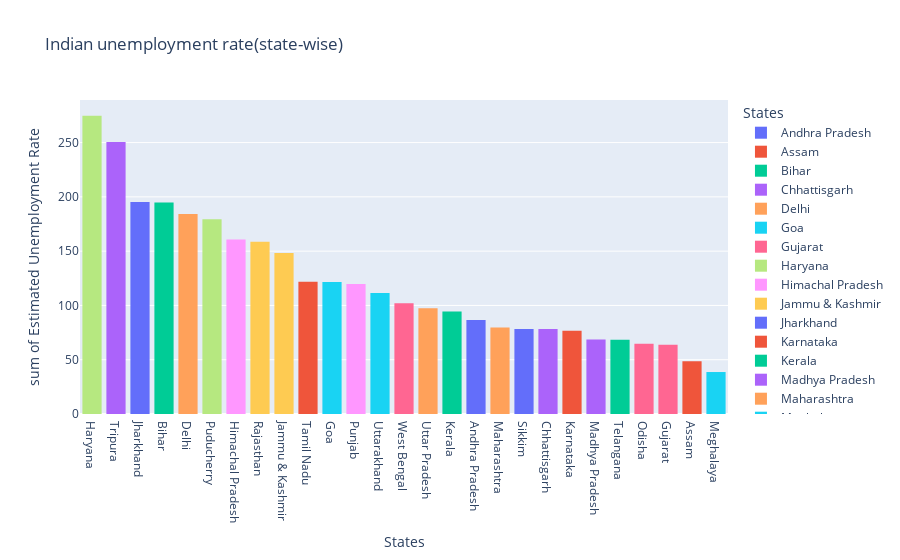

Source (notebook cell):
### Code cell
fg=px.histogram(data,x='States',y='Estimated Unemployment Rate',title='Indian unemployment rate(state-wise)',template='plotly',color='States')
fg.update_layout(xaxis={'categoryorder':'total descending'})
fg.show()

### Figure 1 — Plotly figure (JSON) as saved in the notebook; plotly's stock layout.template omitted (floating-point values rounded to 4 significant figures)
{"data": [{"alignmentgroup": "True", "bingroup": "x", "histfunc": "sum", "hovertemplate": "States=%{x}<br>sum of Estimated Unemployment Rate=%{y}<extra></extra>", "legendgroup": "Andhra Pradesh", "marker": {"color": "#636efa", "pattern": {"shape": ""}}, "name": "Andhra Pradesh", "offsetgroup": "Andhra Pradesh", "orientation": "v", "showlegend": true, "type": "histogram", "x": ["Andhra Pradesh", "Andhra Pradesh", "Andhra Pradesh", "Andhra Pradesh", "Andhra Pradesh", "Andhra Pradesh", "Andhra Pradesh", "Andhra Pradesh", "Andhra Pradesh", "Andhra Pradesh"], "xaxis": "x", "y": [5.48, 5.83, 5.79, 20.51, 17.43, 3.31, 8.34, 6.96, 6.4, 6.59], "yaxis": "y"}, {"alignmentgroup": "True", "bingroup": "x", "histfunc": "sum", "hovertemplate": "States=%{x}<br>sum of Estimated Unemployment Rate=%{y}<extra></extra>", "legendgroup": "Assam", "marker": {"color": "#EF553B", "pattern": {"shape": ""}}, "name": "Assam", "offsetgroup": "Assam", "orientation": "v", "showlegend": true, "type": "histogram", "x": ["Assam", "Assam", "Assam", "Assam", "Assam", "Assam", "Assam", "Assam", "Assam", "Assam"], "xaxis": "x", "y": [4.66, 4.41, 4.77, 11.06, 9.55, 0.6, 3.77, 5.53, 1.19, 3.02], "yaxis": "y"}, {"alignmentgroup": "True", "bingroup": "x", "histfunc": "sum", "hovertemplate": "States=%{x}<br>sum of Estimated Unemployment Rate=%{y}<extra></extra>", "legendgroup": "Bihar", "marker": {"color": "#00cc96", "pattern": {"shape": ""}}, "name": "Bihar", "offsetgroup": "Bihar", "orientation": "v", "showlegend": true, "type": "histogram", "x": ["Bihar", "Bihar", "Bihar", "Bihar", "Bihar", "Bihar", "Bihar", "Bihar", "Bihar", "Bihar"], "xaxis": "x", "y": [10.61, 10.29, 15.43, 46.64, 45.96, 17.82, 12.79, 13.44, 11.91, 9.82], "yaxis": "y"}, {"alignmentgroup": "True", "bingroup": "x", "histfunc": "sum", "hovertemplate": "States=%{x}<br>sum of Estimated Unemployment Rate=%{y}<extra></extra>", "legendgroup": "Chhattisgarh", "marker": {"color": "#ab63fa", "pattern": {"shape": ""}}, "name": "Chhattisgarh", "offsetgroup": "Chhattisgarh", "orientation": "v", "showlegend": true, "type": "histogram", "x": ["Chhattisgarh", "Chhattisgarh", "Chhattisgarh", "Chhattisgarh", "Chhattisgarh", "Chhattisgarh", "Chhattisgarh", "Chhattisgarh", "Chhattisgarh", "Chhattisgarh"], "xaxis": "x", "y": [9.65, 8.38, 7.54, 3.41, 10.5, 14.23, 10.27, 5.63, 1.96, 6.62], "yaxis": "y"}, {"alignmentgroup": "True", "bingroup": "x", "histfunc": "sum", "hovertemplate": "States=%{x}<br>sum of Estimated Unemployment Rate=%{y}<extra></extra>", "legendgroup": "Delhi", "marker": {"color": "#FFA15A", "pattern": {"shape": ""}}, "name": "Delhi", "offsetgroup": "Delhi", "orientation": "v", "showlegend": true, "type": "histogram", "x": ["Delhi", "Delhi", "Delhi", "Delhi", "Delhi", "Delhi", "Delhi", "Delhi", "Delhi", "Delhi"], "xaxis": "x", "y": [22.23, 14.84, 17.04, 16.68, 42.27, 18.19, 20.3, 13.79, 12.53, 6.27], "yaxis": "y"}, {"alignmentgroup": "True", "bingroup": "x", "histfunc": "sum", "hovertemplate": "States=%{x}<br>sum of Estimated Unemployment Rate=%{y}<extra></extra>", "legendgroup": "Goa", "marker": {"color": "#19d3f3", "pattern": {"shape": ""}}, "name": "Goa", "offsetgroup": "Goa", "orientation": "v", "showlegend": true, "type": "histogram", "x": ["Goa", "Goa", "Goa", "Goa", "Goa", "Goa", "Goa", "Goa", "Goa", "Goa"], "xaxis": "x", "y": [8.89, 2.81, 5.25, 13.31, 21.25, 9.96, 17.07, 16.21, 15.38, 11.54], "yaxis": "y"}, {"alignmentgroup": "True", "bingroup": "x", "histfunc": "sum", "hovertemplate": "States=%{x}<br>sum of Estimated Unemployment Rate=%{y}<extra></extra>", "legendgroup": "Gujarat", "marker": {"color": "#FF6692", "pattern": {"shape": ""}}, "name": "Gujarat", "offsetgroup": "Gujarat", "orientation": "v", "showlegend": true, "type": "histogram", "x": ["Gujarat", "Gujarat", "Gujarat", "Gujarat", "Gujarat", "Gujarat", "Gujarat", "Gujarat", "Gujarat", "Gujarat"], "xaxis": "x", "y": [5.54, 6.38, 6.66, 18.71, 12.11, 3.2, 1.84, 1.87, 3.42, 4.03], "yaxis": "y"}, {"alignmentgroup": "True", "bingroup": "x", "histfunc": "sum", "hovertemplate": "States=%{x}<br>sum of Estimated Unemployment Rate=%{y}<extra></extra>", "legendgroup": "Haryana", "marker": {"color": "#B6E880", "pattern": {"shape": ""}}, "name": "Haryana", "offsetgroup": "Haryana", "orientation": "v", "showlegend": true, "type": "histogram", "x": ["Haryana", "Haryana", "Haryana", "Haryana", "Haryana", "Haryana", "Haryana", "Haryana", "Haryana", "Haryana"], "xaxis": "x", "y": [20.34, 25.77, 25.05, 43.22, 29.02, 26.7, 24.18, 33.5, 19.68, 27.31], "yaxis": "y"}, {"alignmentgroup": "True", "bingroup": "x", "histfunc": "sum", "hovertemplate": "States=%{x}<br>sum of Estimated Unemployment Rate=%{y}<extra></extra>", "legendgroup": "Himachal Pradesh", "marker": {"color": "#FF97FF", "pattern": {"shape": ""}}, "name": "Himachal Pradesh", "offsetgroup": "Himachal Pradesh", "orientation": "v", "showlegend": true, "type": "histogram", "x": ["Himachal Pradesh", "Himachal Pradesh", "Himachal Pradesh", "Himachal Pradesh", "Himachal Pradesh", "Himachal Pradesh", "Himachal Pradesh", "Himachal Pradesh", "Himachal Pradesh", "Himachal Pradesh"], "xaxis": "x", "y": [16.83, 16.84, 18.76, 2.2, 26.95, 13.47, 24.31, 15.79, 12.04, 13.46], "yaxis": "y"}, {"alignmentgroup": "True", "bingroup": "x", "histfunc": "sum", "hovertemplate": "States=%{x}<br>sum of Estimated Unemployment Rate=%{y}<extra></extra>", "legendgroup": "Jammu & Kashmir", "marker": {"color": "#FECB52", "pattern": {"shape": ""}}, "name": "Jammu & Kashmir", "offsetgroup": "Jammu & Kashmir", "orientation": "v", "showlegend": true, "type": "histogram", "x": ["Jammu & Kashmir", "Jammu & Kashmir", "Jammu & Kashmir", "Jammu & Kashmir", "Jammu & Kashmir", "Jammu & Kashmir", "Jammu & Kashmir", "Jammu & Kashmir", "Jammu & Kashmir"], "xaxis": "x", "y": [21.08, 20.78, 15.5, 18.74, 17.92, 10.88, 11.09, 16.17, 16.14], "yaxis": "y"}, {"alignmentgroup": "True", "bingroup": "x", "histfunc": "sum", "hovertemplate": "States=%{x}<br>sum of Estimated Unemployment Rate=%{y}<extra></extra>", "legendgroup": "Jharkhand", "marker": {"color": "#636efa", "pattern": {"shape": ""}}, "name": "Jharkhand", "offsetgroup": "Jharkhand", "orientation": "v", "showlegend": true, "type": "histogram", "x": ["Jharkhand", "Jharkhand", "Jharkhand", "Jharkhand", "Jharkhand", "Jharkhand", "Jharkhand", "Jharkhand", "Jharkhand", "Jharkhand"], "xaxis": "x", "y": [10.61, 11.85, 8.23, 47.09, 59.23, 20.95, 7.63, 9.76, 8.24, 11.8], "yaxis": "y"}, {"alignmentgroup": "True", "bingroup": "x", "histfunc": "sum", "hovertemplate": "States=%{x}<br>sum of Estimated Unemployment Rate=%{y}<extra></extra>", "legendgroup": "Karnataka", "marker": {"color": "#EF553B", "pattern": {"shape": ""}}, "name": "Karnataka", "offsetgroup": "Karnataka", "orientation": "v", "showlegend": true, "type": "histogram", "x": ["Karnataka", "Karnataka", "Karnataka", "Karnataka", "Karnataka", "Karnataka", "Karnataka", "Karnataka", "Karnataka", "Karnataka"], "xaxis": "x", "y": [2.86, 3.61, 3.46, 29.84, 19.97, 8.44, 4.01, 0.5, 2.41, 1.58], "yaxis": "y"}, {"alignmentgroup": "True", "bingroup": "x", "histfunc": "sum", "hovertemplate": "States=%{x}<br>sum of Estimated Unemployment Rate=%{y}<extra></extra>", "legendgroup": "Kerala", "marker": {"color": "#00cc96", "pattern": {"shape": ""}}, "name": "Kerala", "offsetgroup": "Kerala", "orientation": "v", "showlegend": true, "type": "histogram", "x": ["Kerala", "Kerala", "Kerala", "Kerala", "Kerala", "Kerala", "Kerala", "Kerala", "Kerala", "Kerala"], "xaxis": "x", "y": [5.31, 7.6, 8.99, 16.99, 17.88, 9.71, 7.09, 10.98, 5.91, 3.88], "yaxis": "y"}, {"alignmentgroup": "True", "bingroup": "x", "histfunc": "sum", "hovertemplate": "States=%{x}<br>sum of Estimated Unemployment Rate=%{y}<extra></extra>", "legendgroup": "Madhya Pradesh", "marker": {"color": "#ab63fa", "pattern": {"shape": ""}}, "name": "Madhya Pradesh", "offsetgroup": "Madhya Pradesh", "orientation": "v", "showlegend": true, "type": "histogram", "x": ["Madhya Pradesh", "Madhya Pradesh", "Madhya Pradesh", "Madhya Pradesh", "Madhya Pradesh", "Madhya Pradesh", "Madhya Pradesh", "Madhya Pradesh", "Madhya Pradesh", "Madhya Pradesh"], "xaxis": "x", "y": [4.11, 4.57, 2.22, 12.36, 21.98, 6.48, 5.08, 4.7, 3.91, 3.13], "yaxis": "y"}, {"alignmentgroup": "True", "bingroup": "x", "histfunc": "sum", "hovertemplate": "States=%{x}<br>sum of Estimated Unemployment Rate=%{y}<extra></extra>", "legendgroup": "Maharashtra", "marker": {"color": "#FFA15A", "pattern": {"shape": ""}}, "name": "Maharashtra", "offsetgroup": "Maharashtra", "orientation": "v", "showlegend": true, "type": "histogram", "x": ["Maharashtra", "Maharashtra", "Maharashtra", "Maharashtra", "Maharashtra", "Maharashtra", "Maharashtra", "Maharashtra", "Maharashtra", "Maharashtra"], "xaxis": "x", "y": [4.95, 4.69, 5.79, 20.9, 15.46, 9.23, 3.89, 6.23, 4.55, 4.1], "yaxis": "y"}, {"alignmentgroup": "True", "bingroup": "x", "histfunc": "sum", "hovertemplate": "States=%{x}<br>sum of Estimated Unemployment Rate=%{y}<extra></extra>", "legendgroup": "Meghalaya", "marker": {"color": "#19d3f3", "pattern": {"shape": ""}}, "name": "Meghalaya", "offsetgroup": "Meghalaya", "orientation": "v", "showlegend": true, "type": "histogram", "x": ["Meghalaya", "Meghalaya", "Meghalaya", "Meghalaya", "Meghalaya", "Meghalaya", "Meghalaya", "Meghalaya", "Meghalaya", "Meghalaya"], "xaxis": "x", "y": [1.66, 3.59, 1.58, 10.03, 5.92, 1.15, 2.1, 3.74, 4.29, 4.6], "yaxis": "y"}, {"alignmentgroup": "True", "bingroup": "x", "histfunc": "sum", "hovertemplate": "States=%{x}<br>sum of Estimated Unemployment Rate=%{y}<extra></extra>", "legendgroup": "Odisha", "marker": {"color": "#FF6692", "pattern": {"shape": ""}}, "name": "Odisha", "offsetgroup": "Odisha", "orientation": "v", "showlegend": true, "type": "histogram", "x": ["Odisha", "Odisha", "Odisha", "Odisha", "Odisha", "Odisha", "Odisha", "Odisha", "Odisha", "Odisha"], "xaxis": "x", "y": [1.9, 3.12, 13.08, 23.76, 11.41, 3.77, 1.88, 1.42, 2.1, 2.18], "yaxis": "y"}, {"alignmentgroup": "True", "bingroup": "x", "histfunc": "sum", "hovertemplate": "States=%{x}<br>sum of Estimated Unemployment Rate=%{y}<extra></extra>", "legendgroup": "Puducherry", "marker": {"color": "#B6E880", "pattern": {"shape": ""}}, "name": "Puducherry", "offsetgroup": "Puducherry", "orientation": "v", "showlegend": true, "type": "histogram", "x": ["Puducherry", "Puducherry", "Puducherry", "Puducherry", "Puducherry", "Puducherry", "Puducherry", "Puducherry", "Puducherry", "Puducherry"], "xaxis": "x", "y": [0.58, 1.76, 1.2, 75.85, 58.19, 4.24, 15.47, 5.05, 10.9, 6.18], "yaxis": "y"}, {"alignmentgroup": "True", "bingroup": "x", "histfunc": "sum", "hovertemplate": "States=%{x}<br>sum of Estimated Unemployment Rate=%{y}<extra></extra>", "legendgroup": "Punjab", "marker": {"color": "#FF97FF", "pattern": {"shape": ""}}, "name": "Punjab", "offsetgroup": "Punjab", "orientation": "v", "showlegend": true, "type": "histogram", "x": ["Punjab", "Punjab", "Punjab", "Punjab", "Punjab", "Punjab", "Punjab", "Punjab", "Punjab", "Punjab"], "xaxis": "x", "y": [11.11, 10.97, 10.32, 2.86, 28.33, 16.55, 9.19, 10.99, 9.61, 9.88], "yaxis": "y"}, {"alignmentgroup": "True", "bingroup": "x", "histfunc": "sum", "hovertemplate": "States=%{x}<br>sum of Estimated Unemployment Rate=%{y}<extra></extra>", "legendgroup": "Rajasthan", "marker": {"color": "#FECB52", "pattern": {"shape": ""}}, "name": "Rajasthan", "offsetgroup": "Rajasthan", "orientation": "v", "showlegend": true, "type": "histogram", "x": ["Rajasthan", "Rajasthan", "Rajasthan", "Rajasthan", "Rajasthan", "Rajasthan", "Rajasthan", "Rajasthan", "Rajasthan", "Rajasthan"], "xaxis": "x", "y": [10.97, 15.16, 11.9, 17.7, 15.74, 14.39, 15.81, 17.51, 15.35, 24.15], "yaxis": "y"}, {"alignmentgroup": "True", "bingroup": "x", "histfunc": "sum", "hovertemplate": "States=%{x}<br>sum of Estimated Unemployment Rate=%{y}<extra></extra>", "legendgroup": "Sikkim", "marker": {"color": "#636efa", "pattern": {"shape": ""}}, "name": "Sikkim", "offsetgroup": "Sikkim", "orientation": "v", "showlegend": true, "type": "histogram", "x": ["Sikkim", "Sikkim", "Sikkim", "Sikkim", "Sikkim", "Sikkim", "Sikkim", "Sikkim"], "xaxis": "x", "y": [23.57, 2.28, 24.51, 4.46, 4.45, 12.49, 5.7, 0.88], "yaxis": "y"}, {"alignmentgroup": "True", "bingroup": "x", "histfunc": "sum", "hovertemplate": "States=%{x}<br>sum of Estimated Unemployment Rate=%{y}<extra></extra>", "legendgroup": "Tamil Nadu", "marker": {"color": "#EF553B", "pattern": {"shape": ""}}, "name": "Tamil Nadu", "offsetgroup": "Tamil Nadu", "orientation": "v", "showlegend": true, "type": "histogram", "x": ["Tamil Nadu", "Tamil Nadu", "Tamil Nadu", "Tamil Nadu", "Tamil Nadu", "Tamil Nadu", "Tamil Nadu", "Tamil Nadu", "Tamil Nadu", "Tamil Nadu"], "xaxis": "x", "y": [1.57, 2.09, 6.4, 49.83, 33.16, 12.2, 6.81, 2.65, 5, 2.16], "yaxis": "y"}, {"alignmentgroup": "True", "bingroup": "x", "histfunc": "sum", "hovertemplate": "States=%{x}<br>sum of Estimated Unemployment Rate=%{y}<extra></extra>", "legendgroup": "Telangana", "marker": {"color": "#00cc96", "pattern": {"shape": ""}}, "name": "Telangana", "offsetgroup": "Telangana", "orientation": "v", "showlegend": true, "type": "histogram", "x": ["Telangana", "Telangana", "Telangana", "Telangana", "Telangana", "Telangana", "Telangana", "Telangana", "Telangana", "Telangana"], "xaxis": "x", "y": [5.49, 8.29, 5.77, 6.25, 14.7, 10.55, 5.36, 5.79, 3.27, 2.86], "yaxis": "y"}, {"alignmentgroup": "True", "bingroup": "x", "histfunc": "sum", "hovertemplate": "States=%{x}<br>sum of Estimated Unemployment Rate=%{y}<extra></extra>", "legendgroup": "Tripura", "marker": {"color": "#ab63fa", "pattern": {"shape": ""}}, "name": "Tripura", "offsetgroup": "Tripura", "orientation": "v", "showlegend": true, "type": "histogram", "x": ["Tripura", "Tripura", "Tripura", "Tripura", "Tripura", "Tripura", "Tripura", "Tripura", "Tripura", "Tripura"], "xaxis": "x", "y": [32.67, 28.4, 29.95, 41.23, 21.51, 21.71, 18.24, 27.92, 17.35, 11.57], "yaxis": "y"}, {"alignmentgroup": "True", "bingroup": "x", "histfunc": "sum", "hovertemplate": "States=%{x}<br>sum of Estimated Unemployment Rate=%{y}<extra></extra>", "legendgroup": "Uttar Pradesh", "marker": {"color": "#FFA15A", "pattern": {"shape": ""}}, "name": "Uttar Pradesh", "offsetgroup": "Uttar Pradesh", "orientation": "v", "showlegend": true, "type": "histogram", "x": ["Uttar Pradesh", "Uttar Pradesh", "Uttar Pradesh", "Uttar Pradesh", "Uttar Pradesh", "Uttar Pradesh", "Uttar Pradesh", "Uttar Pradesh", "Uttar Pradesh", "Uttar Pradesh"], "xaxis": "x", "y": [7.58, 8.98, 10.11, 21.54, 20.41, 9.47, 5.56, 5.79, 4.18, 3.75], "yaxis": "y"}, {"alignmentgroup": "True", "bingroup": "x", "histfunc": "sum", "hovertemplate": "States=%{x}<br>sum of Estimated Unemployment Rate=%{y}<extra></extra>", "legendgroup": "Uttarakhand", "marker": {"color": "#19d3f3", "pattern": {"shape": ""}}, "name": "Uttarakhand", "offsetgroup": "Uttarakhand", "orientation": "v", "showlegend": true, "type": "histogram", "x": ["Uttarakhand", "Uttarakhand", "Uttarakhand", "Uttarakhand", "Uttarakhand", "Uttarakhand", "Uttarakhand", "Uttarakhand", "Uttarakhand", "Uttarakhand"], "xaxis": "x", "y": [5.49, 4.99, 19.85, 6.48, 8.01, 8.61, 12.38, 14.26, 22.26, 9.23], "yaxis": "y"}, {"alignmentgroup": "True", "bingroup": "x", "histfunc": "sum", "hovertemplate": "States=%{x}<br>sum of Estimated Unemployment Rate=%{y}<extra></extra>", "legendgroup": "West Bengal", "marker": {"color": "#FF6692", "pattern": {"shape": ""}}, "name": "West Bengal", "offsetgroup": "West Bengal", "orientation": "v", "showlegend": true, "type": "histogram", "x": ["West Bengal", "West Bengal", "West Bengal", "West Bengal", "West Bengal", "West Bengal", "West Bengal", "West Bengal", "West Bengal", "West Bengal"], "xaxis": "x", "y": [6.94, 4.92, 6.92, 17.41, 17.41, 7.29, 6.83, 14.87, 9.35, 9.98], "yaxis": "y"}], "layout": {"barmode": "relative", "legend": {"title": {"text": "States"}, "tracegroupgap": 0}, "title": {"text": "Indian unemployment rate(state-wise)"}, "xaxis": {"anchor": "y", "categoryarray": ["Andhra Pradesh", "Assam", "Bihar", "Chhattisgarh", "Delhi", "Goa", "Gujarat", "Haryana", "Himachal Pradesh", "Jammu & Kashmir", "Jharkhand", "Karnataka", "Kerala", "Madhya Pradesh", "Maharashtra", "Meghalaya", "Odisha", "Puducherry", "Punjab", "Rajasthan", "Sikkim", "Tamil Nadu", "Telangana", "Tripura", "Uttar Pradesh", "Uttarakhand", "West Bengal"], "categoryorder": "total descending", "domain": [0, 1], "title": {"text": "States"}}, "yaxis": {"anchor": "x", "domain": [0, 1], "title": {"text": "sum of Estimated Unemployment Rate"}}}}
